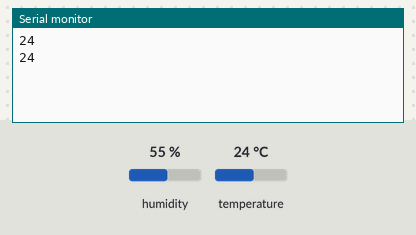
The sketch below on a simulated Arduino Uno, built with avr-gcc and run on an emulated ATmega328P. On the bench: the last lines printed to the serial monitor. The test bench sets the inputs (shaded band); at power-on: temperature 24 °C, humidity 55 %.

Above: at 4.8 s.
4.9 s: temperature set to 12 °C
At 7.1 s:
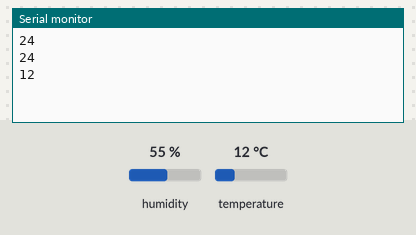
7.9 s: temperature set to 19 °C
At 8.9 s:
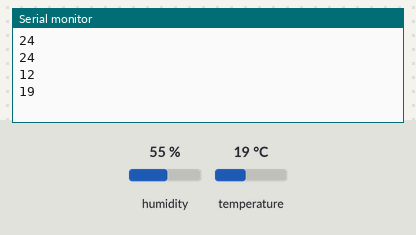
Timing chart, 0 to 10.9 s (numbered marks = the images above; inputs shaded):
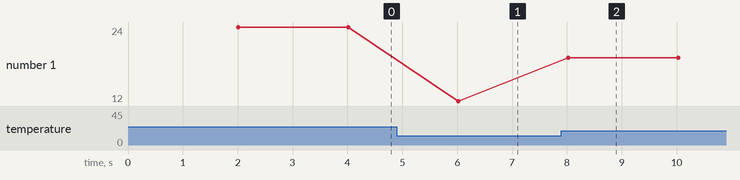

The sketch:

temp.ino
```cpp
#include <Adafruit_Sensor.h>
#include <DHT22.h>
#include "DHT.h"

#define DHTPIN 2    //센서가 연결된 디지털핀
#define DHTTYPE DHT22   // DHT 22  (AM2302)

//DHT 센서 초기화
DHT dht(DHTPIN, DHTTYPE);

void setup() {
  Serial.begin(9600);
  dht.begin();
}

void loop() {
  //측정하는 시간사이에 10초간의 딜레이를 줌
  delay(2000);

  int t= dht.readTemperature();
  int send_t = t;
  float h = dht.readHumidity();
  //에러 검사
  if ( isnan(h) || isnan(t) ) {
    Serial.println("Failed to read from DHT sensor");
    return;
  }
  Serial.println(send_t);
}
```

Measured:
- after the input at 4.9 s, the serial monitor: prints a new line after 1.1 s (image 1)
- after the input at 7.9 s, the serial monitor: prints a new line after 0.12 s (image 2)
- plotted number 1: 24 → 12 after the input at 4.9 s, 12 → 19 after the input at 7.9 s
